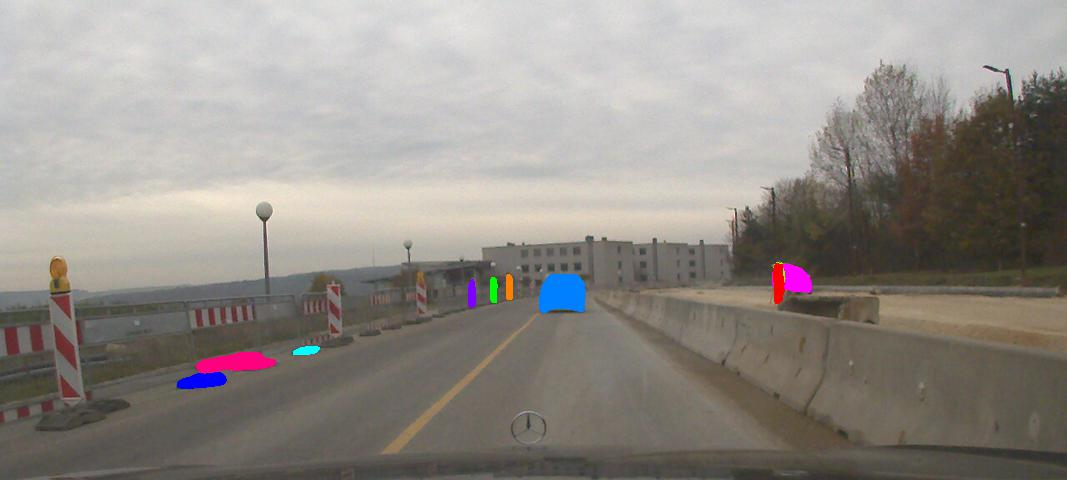
#> input picture radar_project/radar_dataset/156859092964.jpg, 1067 x 480 px; its folder holds only this picture in this run
$ python main_pipeline.py
#> lines starting #> are read from the running program, lines starting #| are printed output that depends on the picture; after the words box and inside, x2 and y2 are one past the last pixel; in counts of white or black regions, pixels touching at a corner belong together
import cv2
import os
import numpy as np
import pandas as pd
from skimage.restoration import denoise_tv_chambolle
from skimage.metrics import structural_similarity as ssim
from skimage.measure import label, regionprops

# === CONFIGURATION ===
root_dir = "radar_project"
input_folder = os.path.join(root_dir, "radar_dataset")
enhanced_folder = os.path.join(root_dir, "enhanced_outputs")
detection_folder = os.path.join(root_dir, "detection")

os.makedirs(input_folder, exist_ok=True)
os.makedirs(enhanced_folder, exist_ok=True)
os.makedirs(detection_folder, exist_ok=True)

# === STEP 1: Image Enhancement ===
def enhance_radar_image(image):
    """TV denoising + CLAHE + upscaling"""
    tv_img = denoise_tv_chambolle(image / 255.0, weight=0.03)
    tv_img = (tv_img * 255).astype(np.uint8)

    clahe = cv2.createCLAHE(clipLimit=3.0, tileGridSize=(4, 4))
    clahe_img = clahe.apply(tv_img)

    upscaled = cv2.resize(clahe_img, (image.shape[1]*2, image.shape[0]*2), interpolation=cv2.INTER_LANCZOS4)
    return upscaled

# === STEP 2: Object Detection with Filtering ===
def detect_objects(enhanced_img):
    """Balanced detection — includes cars, filters clutter"""
    blur = cv2.GaussianBlur(enhanced_img, (5, 5), 0)
    binary = cv2.adaptiveThreshold(
        blur, 255,
        cv2.ADAPTIVE_THRESH_MEAN_C,
        cv2.THRESH_BINARY,
        blockSize=21,
        C=-5
    )

    # Clean up tree/sky zone
    binary[:100, :] = 0

    labeled = label(binary)
    bboxes = []
    for region in regionprops(labeled):
        minr, minc, maxr, maxc = region.bbox
        area = region.area
        height = maxr - minr
        width = maxc - minc
        aspect_ratio = width / height if height != 0 else 0

        # ✅ Balanced filtering
        if 300 <= area <= 8000 and 0.3 <= aspect_ratio <= 4.5:
            if height > 10 and width > 10:  # remove micro-rects
                bboxes.append((minr, minc, maxr, maxc))

    return bboxes, binary

# === STEP 3: Full Pipeline Execution ===
def run_pipeline():
    image_files = sorted([f for f in os.listdir(input_folder) if f.lower().endswith((".png", ".jpg", ".jpeg"))])

    ssim_scores = []
    detection_counts = []

    for filename in image_files:
        orig_path = os.path.join(input_folder, filename)
        orig = cv2.imread(orig_path, cv2.IMREAD_GRAYSCALE)
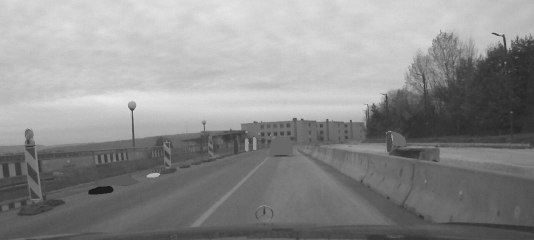
#> orig: shape (480, 1067) (shown at 1/2 size); min 14, max 240, mean 142.1
        if orig is None:
            print(f"Skipped unreadable image: {filename}")
            continue

        # Step 1: Enhance
        enhanced = enhance_radar_image(orig)
#> in enhance_radar_image, `clahe_img = clahe.apply(tv_img)`:
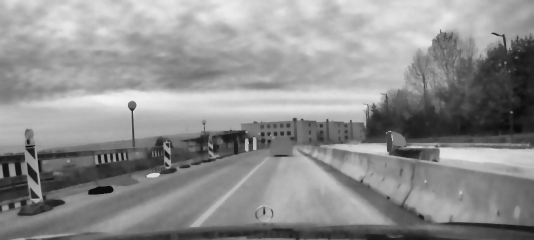
#> clahe_img: shape (480, 1067) (shown at 1/2 size); min 11, max 242, mean 143.7
        cv2.imwrite(os.path.join(enhanced_folder, f"enh_{filename}"), enhanced)

        # Step 2: SSIM
        resized_orig = cv2.resize(orig, (enhanced.shape[1], enhanced.shape[0]))
        ssim_score = ssim(resized_orig, enhanced)
#> ssim_score = 0.918

        # Step 3: Detect
        boxes, _ = detect_objects(enhanced)
#> in detect_objects, `binary = cv2.adaptiveThreshold( blur, 255, cv2.ADAPTIVE_THRESH_MEAN_C,..`:
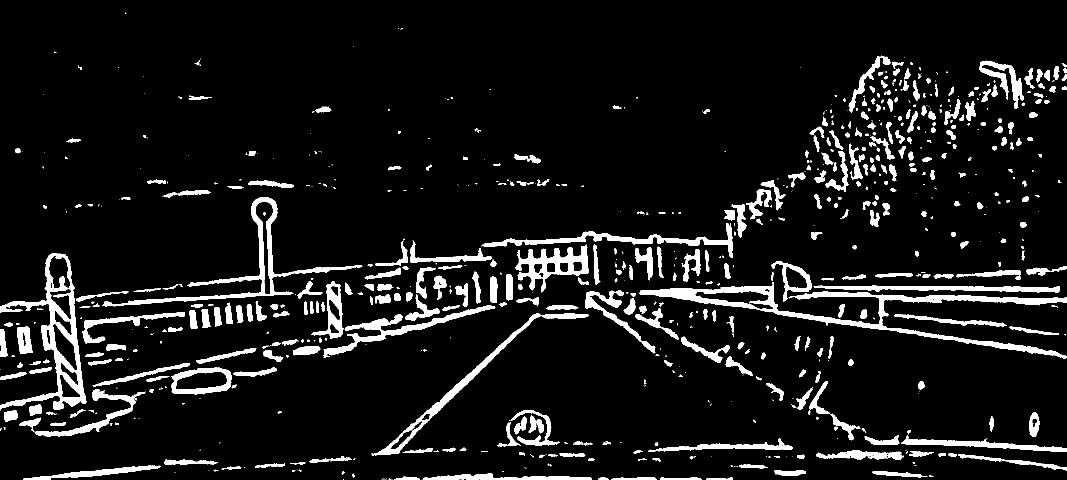
#> binary: shape (960, 2134) (shown at 1/2 size); 8.4% white; 754 white regions (332 under 20 px), largest, box (x1, y1, x2, y2) and area: (1279, 564, 2134, 717) 16011, (0, 507, 173, 821) 11287, (204, 394, 725, 613) 7934
#> in detect_objects, `labeled = label(binary)`:
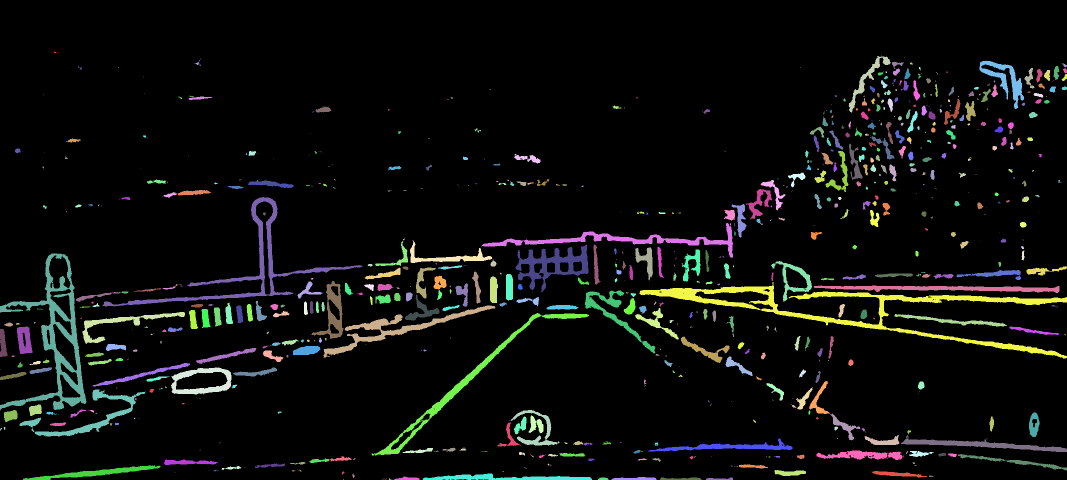
#> labeled: shape (960, 2134) int64 (shown at 1/2 size); 751 distinct labels, from 0 to 750; one colour per label, 0 black
#> the loop in detect_objects, `for region in regionprops(labeled):` made 750 passes
#> (minr, minc, maxr, maxc, area, height, width, aspect_ratio) on passes 3, 8, 9: (112, 1697, 225, 1781, 1414, 113, 84, 0.743), (121, 1959, 218, 2048, 2466, 97, 89, 0.918), (123, 1784, 138, 1808, 138, 15, 24, 1.6)
        detection_counts.append(len(boxes))
        ssim_scores.append(ssim_score)

        # Step 4: Save output
        output = cv2.cvtColor(enhanced, cv2.COLOR_GRAY2BGR)
        for minr, minc, maxr, maxc in boxes:
            cv2.rectangle(output, (minc, minr), (maxc, maxr), (0, 0, 255), 2)
#> this loop made 74 passes
#> (minr, minc, maxr, maxc) on passes 1 to 8: (112, 1697, 225, 1781), (121, 1959, 218, 2048), (136, 2049, 177, 2069), (198, 1888, 250, 1921), (202, 1930, 242, 1952), (222, 1814, 265, 1836), (272, 1740, 319, 1789), (287, 1698, 360, 1725)
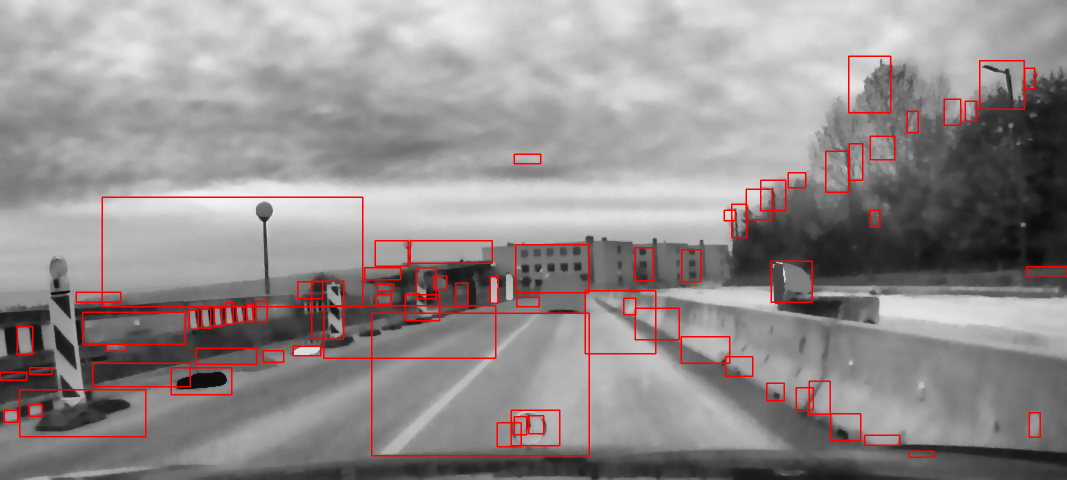
#> output: shape (960, 2134, 3) (shown at 1/2 size); mean B, G, R 140.6, 140.6, 147.4
        cv2.imwrite(os.path.join(detection_folder, f"detect_{filename}"), output)

    # Step 5: Save results
    df = pd.DataFrame({
        "Image Name": image_files,
        "SSIM (Original vs Enhanced)": ssim_scores,
        "Detected Objects": detection_counts
    })
    df.to_csv(os.path.join(root_dir, "results.csv"), index=False)
    print("✅ DONE! Cleaned detections + results.csv saved")

# Run script
if __name__ == "__main__":
    run_pipeline()

$ run again, on radar_project/radar_dataset/156860795680.jpg
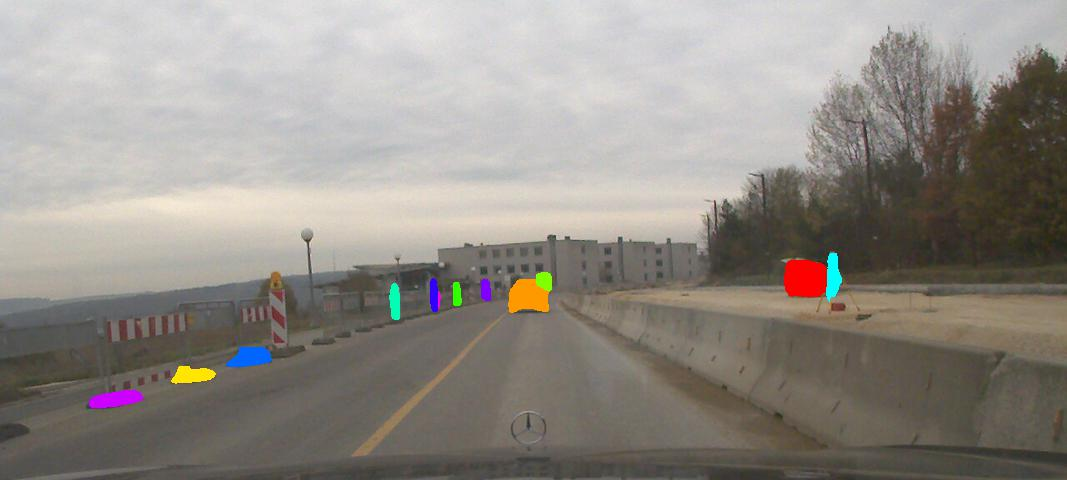
#> input picture radar_project/radar_dataset/156860795680.jpg, 1067 x 480 px
#> ssim_score = 0.916
#> in detect_objects, `binary[:100, :] = 0`:
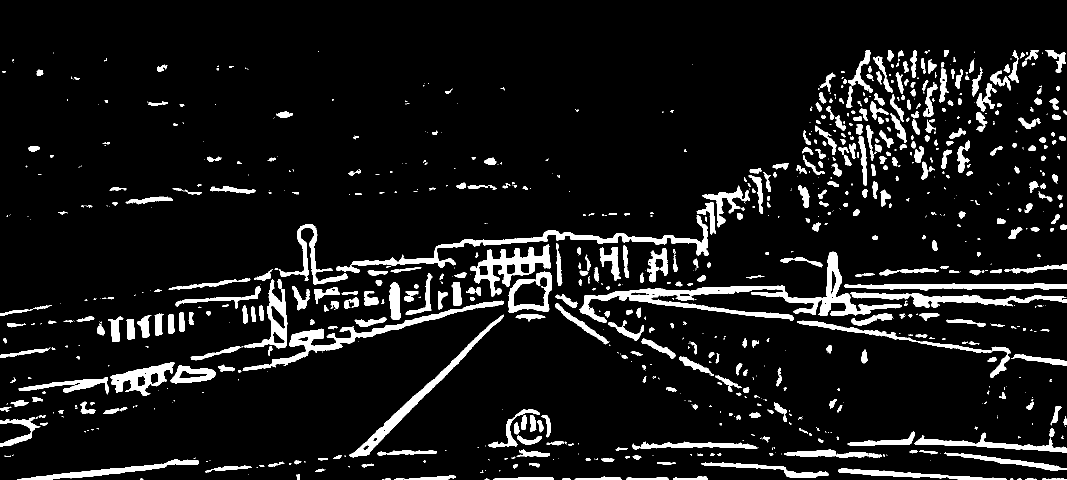
#> binary: shape (960, 2134) (shown at 1/2 size); 8.6% white; 912 white regions (415 under 20 px), largest, box (x1, y1, x2, y2) and area: (1159, 503, 1803, 646) 14258, (672, 430, 1417, 545) 8251, (485, 601, 1008, 742) 6916
#> labeled: shape (960, 2134) int64; 913 distinct labels, from 0 to 912
#> the loop in detect_objects, `for region in regionprops(labeled):` made 912 passes
#> (minr, minc, maxr, maxc, area, height, width, aspect_ratio) on passes 1 to 3: (100, 1696, 186, 1746, 1032, 86, 50, 0.581), (100, 1774, 123, 1788, 188, 23, 14, 0.609), (100, 1820, 156, 1833, 398, 56, 13, 0.232)
#> the loop in run_pipeline, `for minr, minc, maxr, maxc in boxes:` made 72 passes
#> (minr, minc, maxr, maxc) on passes 1 to 8: (100, 1696, 186, 1746), (100, 2090, 146, 2132), (101, 2017, 166, 2038), (113, 1746, 185, 1785), (141, 1980, 181, 2022), (146, 1639, 183, 1671), (148, 1944, 194, 1963), (167, 1966, 218, 1993)
#> after the loop in run_pipeline, `for minr, minc, maxr, maxc in boxes:`:
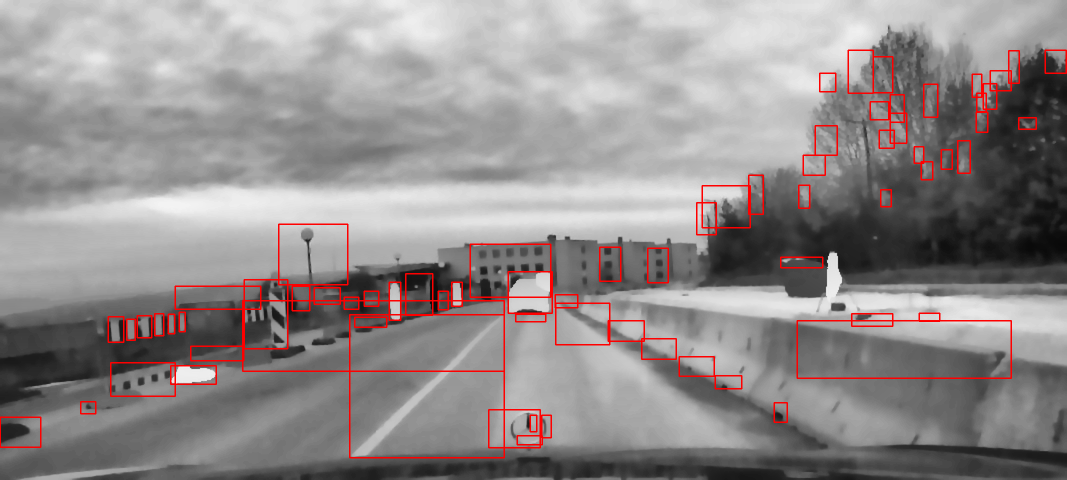
#> output: shape (960, 2134, 3) (shown at 1/2 size); mean B, G, R 139.9, 139.9, 146.1

$ run again, on radar_project/radar_dataset/156861245135.jpg
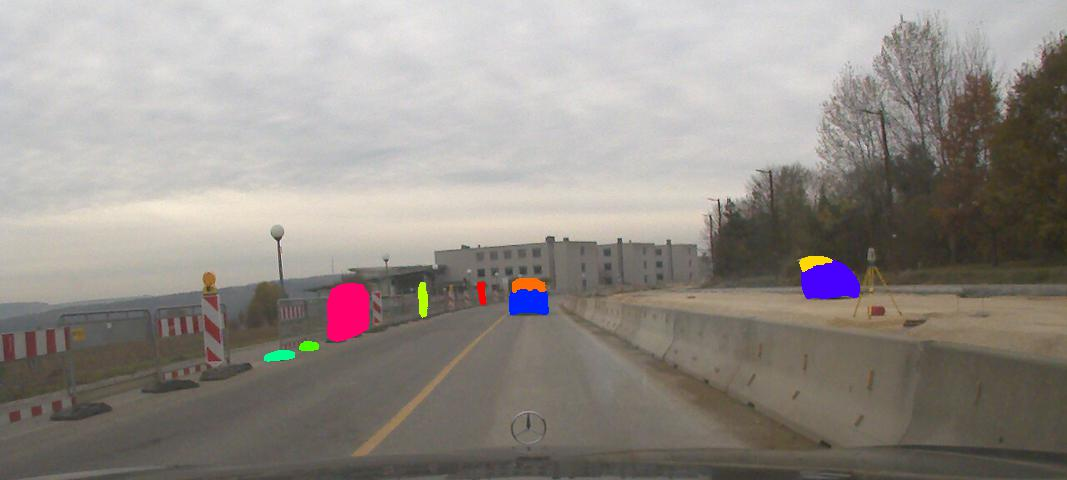
#> input picture radar_project/radar_dataset/156861245135.jpg, 1067 x 480 px
#> ssim_score = 0.916
#> in detect_objects, `binary[:100, :] = 0`:
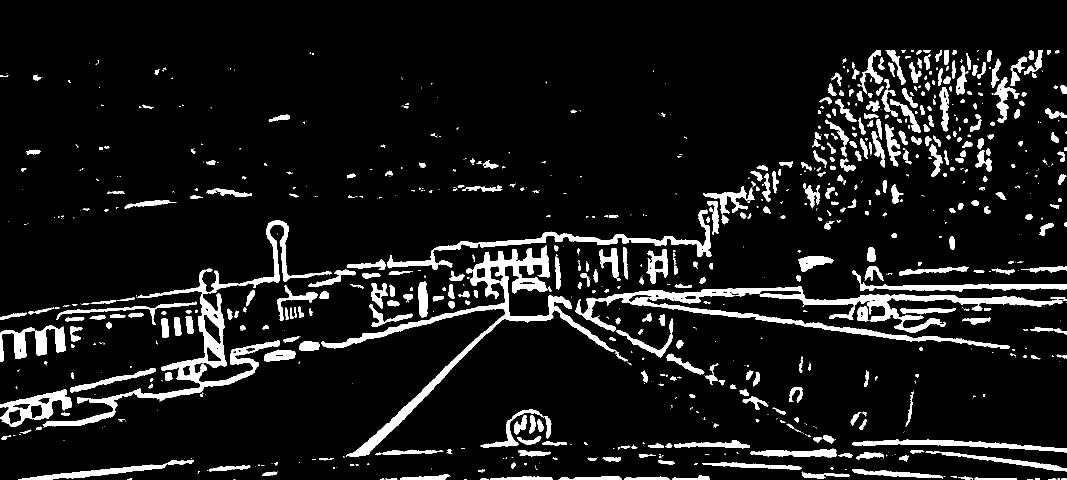
#> binary: shape (960, 2134) (shown at 1/2 size); 8.9% white; 858 white regions (392 under 20 px), largest, box (x1, y1, x2, y2) and area: (1151, 572, 2125, 698) 21519, (643, 490, 1255, 914) 19239, (85, 440, 664, 855) 17611
#> labeled: shape (960, 2134) int64; 859 distinct labels, from 0 to 858
#> the loop in detect_objects, `for region in regionprops(labeled):` made 858 passes
#> (minr, minc, maxr, maxc, area, height, width, aspect_ratio) on passes 1 to 3: (100, 1720, 187, 1765, 1015, 87, 45, 0.517), (100, 1771, 170, 1811, 674, 70, 40, 0.571), (100, 1803, 106, 1811, 35, 6, 8, 1.33)
#> the loop in run_pipeline, `for minr, minc, maxr, maxc in boxes:` made 59 passes
#> (minr, minc, maxr, maxc) on passes 1 to 8: (100, 1720, 187, 1765), (100, 1771, 170, 1811), (100, 2048, 150, 2086), (113, 2021, 145, 2053), (117, 1982, 176, 2002), (124, 1818, 166, 1843), (131, 1912, 190, 1937), (143, 2021, 172, 2040)
#> after the loop in run_pipeline, `for minr, minc, maxr, maxc in boxes:`:
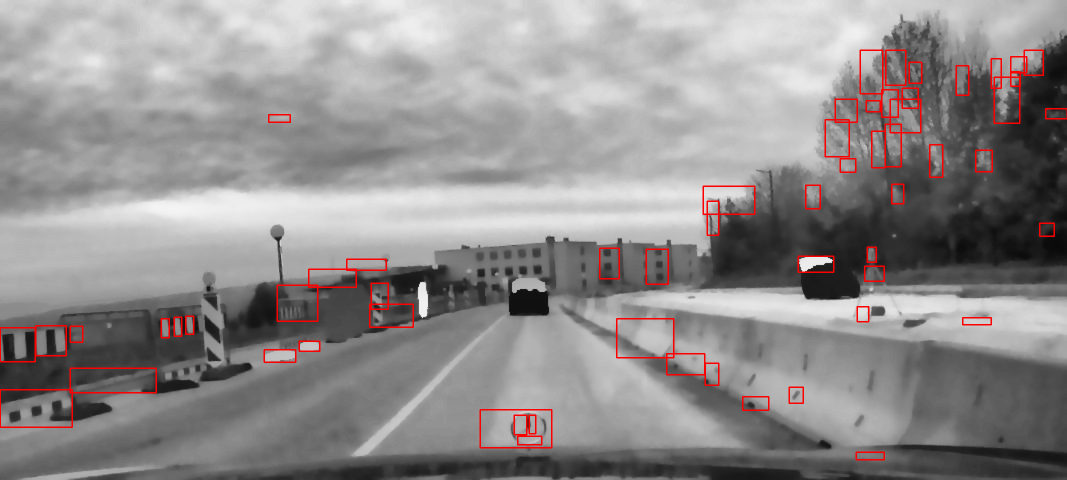
#> output: shape (960, 2134, 3) (shown at 1/2 size); mean B, G, R 140.6, 140.6, 144.6
